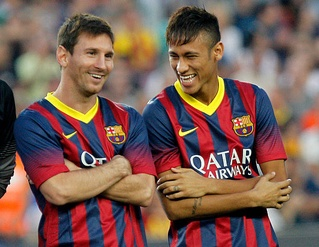
#> input picture detectar-cam/fotos/image-1.jpg, 319 x 247 px, shrunk from 612 x 475 before the run, found by its file name; its folder holds 4 pictures in this run
$ python Treinamento.py
#> lines starting #> are read from the running program, lines starting #| are printed output that depends on the picture
import os
import cv2
import numpy as np

if not hasattr(cv2, "face"):
    raise RuntimeError(
        "O módulo cv2.face não está disponível. Instale opencv-contrib-python."
    )

lbph = cv2.face.LBPHFaceRecognizer_create()


def get_imagens_com_id(pasta_fotos="Fotos"):
#> called with pasta_fotos = 'Fotos'
    if not os.path.isdir(pasta_fotos):
        raise FileNotFoundError(
            f"A pasta '{pasta_fotos}' não foi encontrada. Capture ou copie as fotos antes de treinar."
        )

    caminhos = [
        os.path.join(pasta_fotos, f)
        for f in os.listdir(pasta_fotos)
        if f.lower().endswith((".jpg", ".jpeg", ".png"))
    ]

    if not caminhos:
        raise FileNotFoundError("Nenhuma imagem encontrada na pasta 'Fotos'.")

    faces = []
    ids = []

    for caminho_imagem in caminhos:
        imagem = cv2.imread(caminho_imagem, cv2.IMREAD_GRAYSCALE)
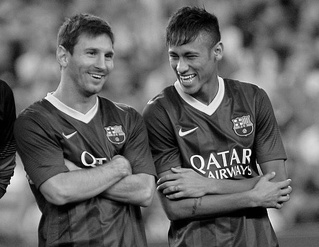
#> imagem: shape (247, 319); min 0, max 255, mean 100.2
        if imagem is None:
            print(f"Ignorando arquivo inválido: {caminho_imagem}")
            continue

        nome_arquivo = os.path.split(caminho_imagem)[-1]
        partes = nome_arquivo.split(".")

        # Formato esperado: pessoa.<id>.<numero>.jpg
        if len(partes) < 4:
            print(f"Nome de arquivo fora do padrão, ignorado: {nome_arquivo}")
            continue

        try:
            id_pessoa = int(partes[1])
        except ValueError:
            print(f"ID inválido no arquivo, ignorado: {nome_arquivo}")
            continue

        faces.append(imagem)
        ids.append(id_pessoa)
#> pass 2 of the loop in get_imagens_com_id, `for caminho_imagem in caminhos:`:
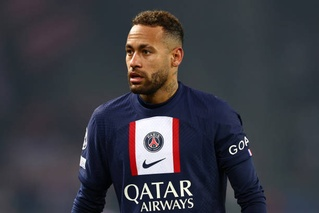
#> input picture detectar-cam/fotos/image-3.jpg, 319 x 213 px, shrunk from 612 x 408 before the run, found by its file name
#> in get_imagens_com_id, `imagem = cv2.imread(caminho_imagem, cv2.IMREAD_GRAYSCALE)`:
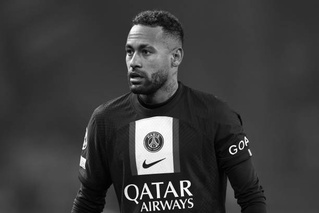
#> imagem: shape (213, 319); min 0, max 255, mean 59.9
#> pass 3 of the loop in get_imagens_com_id, `for caminho_imagem in caminhos:`:
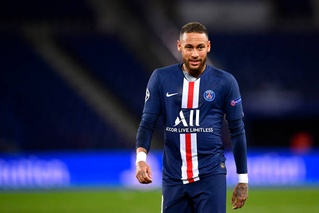
#> input picture detectar-cam/fotos/image-4.jpg, 319 x 213 px, shrunk from 612 x 408 before the run, found by its file name
#> in get_imagens_com_id, `imagem = cv2.imread(caminho_imagem, cv2.IMREAD_GRAYSCALE)`:
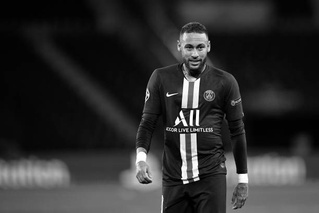
#> imagem: shape (213, 319); min 0, max 255, mean 47
#> the loop made 4 passes; the first 3 are shown

    if not faces or not ids:
#> (the run stopped early here; a loop or call above may not have finished)
